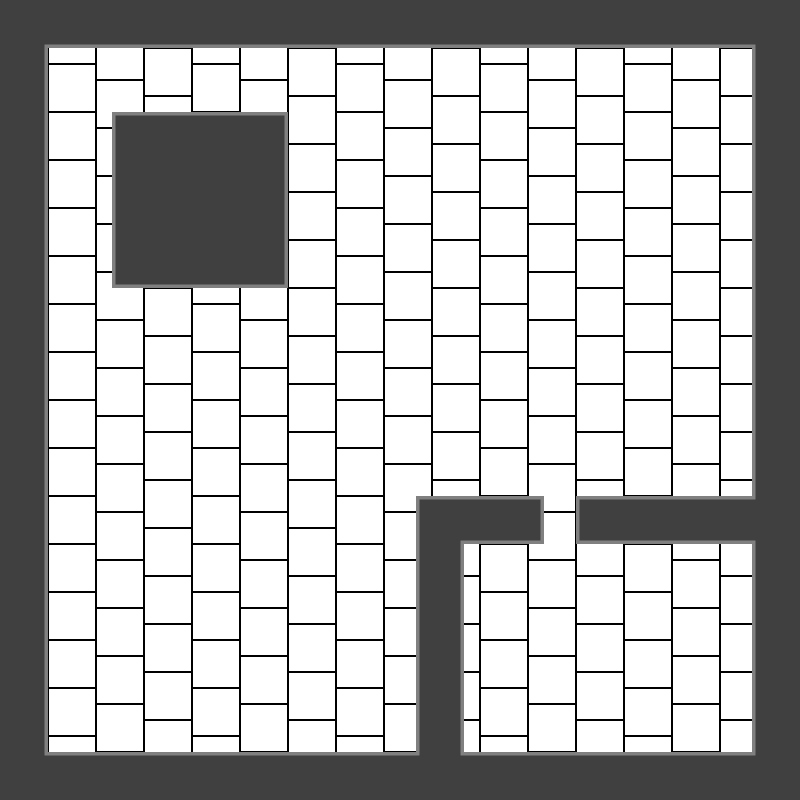

Rendered tile map (Tiled .tmx) drawn with the repository's tilesets; below, a short description and the map source with its tile grids summarised:
An orthogonal 50x50 tile map with 16x16 px tiles, 2 tile layers (background, Tile Layer 1).

<map version="1.0" tiledversion="1.0.3" orientation="orthogonal" renderorder="right-down" width="50" height="50" tilewidth="16" tileheight="16" nextobjectid="1">
 <tileset firstgid="1" name="tileset" tilewidth="16" tileheight="16" tilecount="32" columns="8">
  <image source="../tilesets/tileset1.png" width="128" height="64" />
 </tileset>
 <layer name="background" width="50" height="50">
  <data>[2500 cells, 2500 non-empty, 9 distinct tile ids]</data>
 </layer>
 <layer name="Tile Layer 1" width="50" height="50">
  <data>[2500 cells, 781 non-empty, 13 distinct tile ids]</data>
 </layer>
</map>